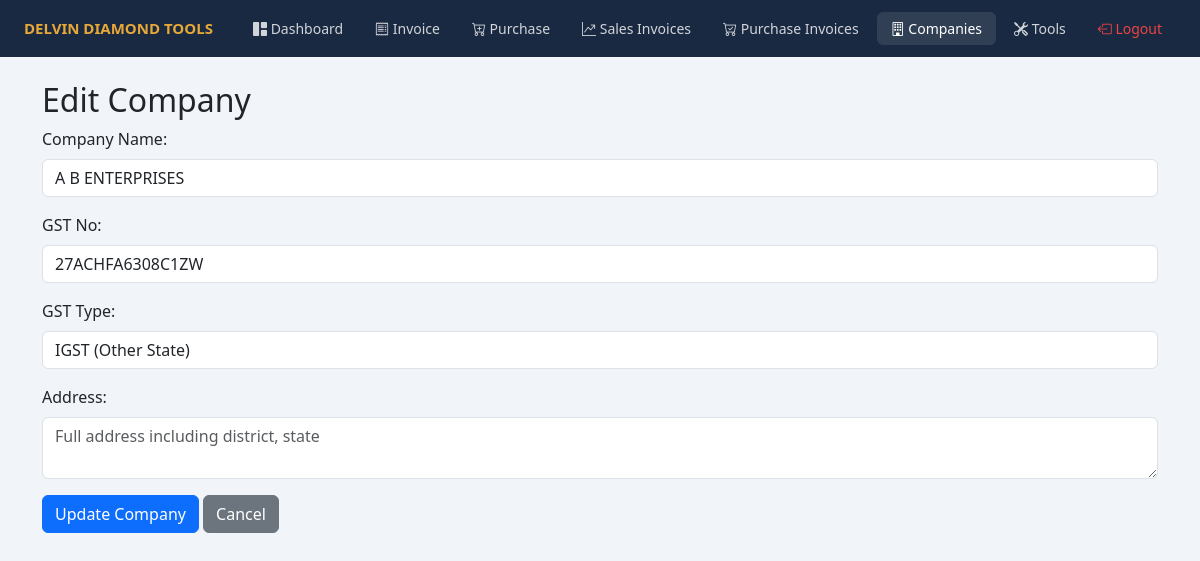
Screenshot of /public/edit_company.php?id=107 (signed in) with the database file from the repository.
### tables this page shows
CREATE TABLE IF NOT EXISTS `companydata` (
  `id` int(11) NOT NULL AUTO_INCREMENT,
  `companyname` varchar(255) NOT NULL,
  `gstno` varchar(20) NOT NULL,
  `gsttype` varchar(50) NOT NULL,
  `address` varchar(500) DEFAULT '',
  PRIMARY KEY (`id`)
);

### public/edit_company.php (the view, shortened to what this page needs)
<?php
require_once '../src/conn.php';
$id = isset($_GET['id']) ? intval($_GET['id']) : 0;
$company = null;
if ($id) {
    $stmt = $conn->prepare("SELECT * FROM companydata WHERE id=?");
    $stmt->bind_param('i', $id);
    $stmt->execute();
    $company = $stmt->get_result()->fetch_assoc();
}
?>
<!DOCTYPE html>
<html lang="en">
<head>
    <link href="https://cdn.jsdelivr.net/npm/bootstrap@5.3.3/dist/css/bootstrap.min.css" rel="stylesheet">
    <link href="https://cdn.jsdelivr.net/npm/bootstrap-icons@1.11.3/font/bootstrap-icons.min.css" rel="stylesheet">
</head>
<body>
<nav class="top-nav">
    <span class="brand">DELVIN DIAMOND TOOLS</span>
    <div class="nav-links">
        <a href="../index.php"><i class="bi bi-grid-1x2-fill"></i> Dashboard</a>
        <a href="create_invoice.php"><i class="bi bi-receipt"></i> Invoice</a>
        <a href="create_purchase.php"><i class="bi bi-cart-plus"></i> Purchase</a>
        <a href="view_invoices.php"><i class="bi bi-graph-up-arrow"></i> Sales Invoices</a>
        <a href="view_purchases.php"><i class="bi bi-cart-check"></i> Purchase Invoices</a>
        <a href="../src/companydata.php" class="active"><i class="bi bi-building"></i> Companies</a>
        <a href="add_tool.php"><i class="bi bi-tools"></i> Tools</a>
        <a href="../logout.php" style="color:#ef4444;"><i class="bi bi-box-arrow-left"></i> Logout</a>
    </div>
</nav>
<div class="container mt-4">
<h2>Edit Company</h2>
<form method="post">
    <div class="mb-3">
        <label class="form-label">Company Name:</label>
        <input type="text" class="form-control" name="companyname" value="<?php echo htmlspecialchars($company['companyname']); ?>" required>
    </div>
    <div class="mb-3">
        <label class="form-label">GST No:</label>
        <input type="text" class="form-control" name="gstno" value="<?php echo htmlspecialchars($company['gstno']); ?>" required>
    </div>
    <div class="mb-3">
        <label class="form-label">GST Type:</label>
        <select class="form-control" name="gsttype" required>
            <option value="igst" <?php if($company['gsttype']=='igst') echo 'selected'; ?>>IGST (Other State)</option>
        </select>
    </div>
    <div class="mb-3">
        <label class="form-label">Address:</label>
        <textarea class="form-control" name="address" rows="2" placeholder="Full address including district, state" required><?php echo htmlspecialchars($company['address'] ?? ''); ?></textarea>
    </div>
    <button type="submit" class="btn btn-primary">Update Company</button>
    <a href="../src/companydata.php" class="btn btn-secondary">Cancel</a>
</form>
</div>
</body>
</html>

### public/edit_company.php (style rules this page uses)
:root { --primary: #1a2942; --accent: #e8a838; }
body { background: #f1f5f9; font-family: 'Segoe UI', system-ui, sans-serif; }
.top-nav { background: var(--primary); padding: 12px 24px; display: flex; justify-content: space-between; align-items: center; position: relative; }
.top-nav a { color: rgba(255,255,255,0.8); text-decoration: none; font-size: 14px; padding: 6px 14px; border-radius: 6px; transition: all 0.2s; }
.top-nav a:hover, .top-nav a.active { background: rgba(255,255,255,0.1); color: #fff; }
.top-nav .brand { color: var(--accent); font-weight: 700; font-size: 15px; }
.top-nav .nav-links { display: flex; gap: 4px; flex-wrap: wrap; }

### rows the page displays
companydata: companyname "A B ENTERPRISES", gstno "27ACHFA6308C1ZW", gsttype "IGST (Other State)"
